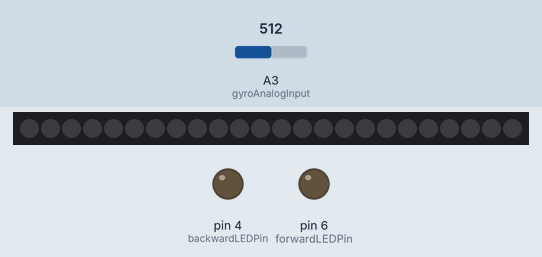
The sketch below on a simulated Arduino Uno, built with avr-gcc and run on an emulated ATmega328P. On the bench: 24 RGB LEDs in strip order, left to right, output pins drawn as LEDs (lit = HIGH). The test bench sets the inputs (shaded band); at power-on: A3 (gyroAnalogInput) = 512.

Above: at 1.2 s.
1.3 s: A3 (gyroAnalogInput) set to 325
2.8 s: A3 (gyroAnalogInput) set to 294
At 3.4 s:
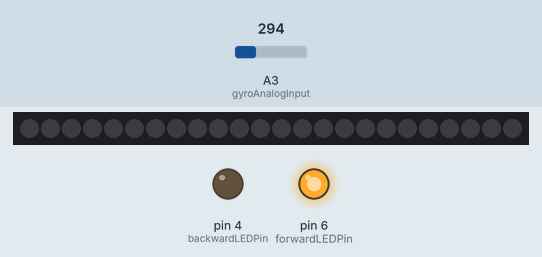
4.3 s: A3 (gyroAnalogInput) set to 631
5.8 s: A3 (gyroAnalogInput) set to 656
At 6.8 s:
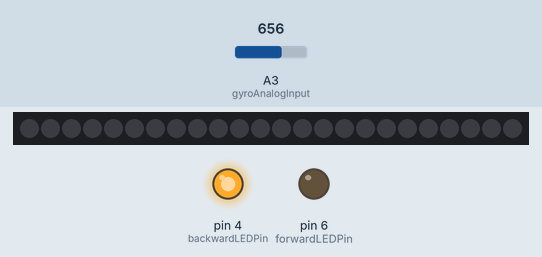
7.3 s: A3 (gyroAnalogInput) set to 306
At 8.0 s:
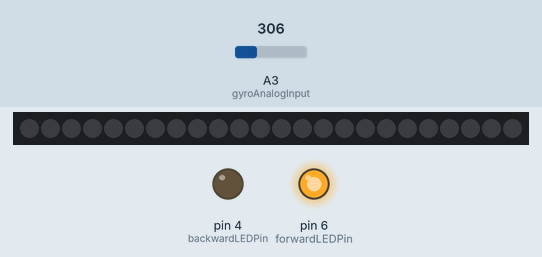
8.8 s: A3 (gyroAnalogInput) set to 716
At 9.1 s:
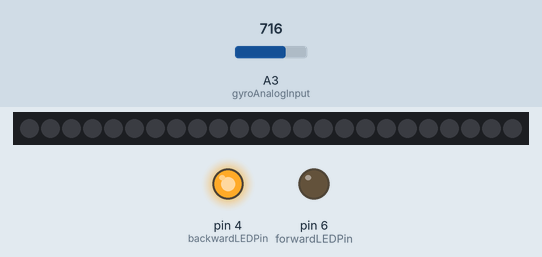
Timing chart, 0 to 11.3 s (numbered marks = the images above; inputs shaded):
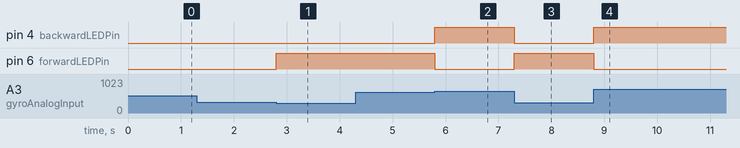

Measured:
- the behaviour switches between 311 and 310 on A3 (gyroAnalogInput) (found by bisection; images 0 and 1)
- the behaviour switches between 645 and 646 on A3 (gyroAnalogInput) (found by bisection; images 1 and 2)
- after the input at 1.3 s, every drawn part: stays the same
- after the input at 2.8 s, pin 6 (forwardLEDPin): LOW → HIGH at once
- after the input at 4.3 s, every drawn part: stays the same
- after the input at 5.8 s, pin 4 (backwardLEDPin): LOW → HIGH at once; pin 6 (forwardLEDPin): HIGH → LOW at once
- after the input at 7.3 s, pin 4 (backwardLEDPin): HIGH → LOW at once; pin 6 (forwardLEDPin): LOW → HIGH at once
- after the input at 8.8 s, pin 4 (backwardLEDPin): LOW → HIGH at once; pin 6 (forwardLEDPin): HIGH → LOW at once

The sketch:

POV.ino
```cpp
#include <FastLED.h>
#include "pov.h"

#if FASTLED_VERSION < 3001000
#error "Requires" FastLED 3.1 or later: check github for latest code."
#endif


#define DATA_PIN 7
#define CLOCK_PIN 13
#define RENDERING_DELAY 4

const int forwardLEDPin = 6;
const int backwardLEDPin = 4;
const int gyroZeroValue = 478;

volatile int gyroAnalogInput = A3;
volatile int gyroRawValue = 0;
volatile int angularRate = 0;
volatile byte angularRateSign = 1;
volatile byte angularRateSignPrevious = 1;

const int rateBufferSize = 8;
int averageRateBuffer[rateBufferSize];
volatile long rateBufferSum = 0;
volatile int avarageRate=0;
volatile int movingIndex = 0;

void renderForwardRastr();
void renderBackwardRastr();

// Define the array of leds
CRGB leds[NUM_LEDS];
void turnOffAllLeds();


void setup() {
       pinMode(forwardLEDPin, OUTPUT);
       pinMode(backwardLEDPin, OUTPUT);
  	   FastLED.addLeds<NEOPIXEL, DATA_PIN>(leds, NUM_LEDS);
       //Serial.begin(115200);      // open the serial port at 9600 bps:
       turnOffAllLeds();
       for (int i=0; i<rateBufferSize; i++){
          averageRateBuffer[i]=0;
       }
       movingIndex = 0;
       rateBufferSum = 0;
       avarageRate=0;
}

void loop() {
   gyroRawValue = analogRead(gyroAnalogInput);  // read the input pin
   angularRate = gyroRawValue - gyroZeroValue;
   averageRateBuffer[movingIndex]=angularRate;
   movingIndex = (movingIndex++)%rateBufferSize;
   rateBufferSum=0;
   for (int i=0; i<rateBufferSize; i++){
    rateBufferSum += averageRateBuffer[i];
   }
   avarageRate=rateBufferSum/rateBufferSize;

   if (avarageRate < -20  ){
     angularRateSign = -1;
   }else if (avarageRate > 20  ) {
     angularRateSign = 1;
   }

   if (angularRateSignPrevious != angularRateSign){
    angularRateSignPrevious = angularRateSign;
    if (avarageRate < -20 ){
      renderForwardRastr();
    } else if (avarageRate > 20 ) {
      renderBackwardRastr();
    } else if (avarageRate == 0 ){
      digitalWrite(forwardLEDPin, 0);
      digitalWrite(backwardLEDPin, 0);
    }
   }
}

void renderForwardRastr(){
  digitalWrite(forwardLEDPin, 1);
  digitalWrite(backwardLEDPin, 0);
  for (int scanStep=0; scanStep<SCAN_RESOLUTION; scanStep++){
      for (int ledPosition=0; ledPosition<NUM_LEDS; ledPosition++){
        switch(disp[scanStep][ledPosition]){
          case 2:
            leds[ledPosition] = CRGB::Red;
            break;
          case 3:
            leds[ledPosition] = CRGB::Orange;
            break;
          case 4:
            leds[ledPosition] = CRGB::Yellow;
            break;
          case 5:
            leds[ledPosition] = CRGB::Teal; //HEX #008081
            break;
          case 7:
            leds[ledPosition] = CRGB::Blue;
            break;
          case 8:
            leds[ledPosition] = CRGB::Violet;
            break;
          default:
            leds[ledPosition] = CRGB::Black;
        }
      }
      FastLED.show();
      delay(RENDERING_DELAY);
  }
}

void renderBackwardRastr(){
  digitalWrite(forwardLEDPin, 0);
  digitalWrite(backwardLEDPin, 1);
  for (int scanStep=SCAN_RESOLUTION-1; scanStep>=0; scanStep--){
      for (int ledPosition=0; ledPosition<NUM_LEDS; ledPosition++){
        switch(disp[scanStep][ledPosition]){
          case 2:
            leds[ledPosition] = CRGB::Red;
            break;
          case 3:
            leds[ledPosition] = CRGB::Orange;
            break;
          case 4:
            leds[ledPosition] = CRGB::Yellow;
            break;
          case 5:
            leds[ledPosition] = CRGB::Teal; //HEX #008081
            break;
          case 7:
            leds[ledPosition] = CRGB::Blue;
            break;
          case 8:
            leds[ledPosition] = CRGB::Violet;
            break;
          default:
            leds[ledPosition] = CRGB::Black;
        }
      }
      FastLED.show();
      delay(RENDERING_DELAY);
  }
}

void turnOffAllLeds(){
  for (int i=0; i<NUM_LEDS; i++){
    // Now turn the LED off, then pause
        leds[i] = CRGB::Black;
        FastLED.show();
  }
}
```

Source omitted: pov.h (data table, 6936 bytes)
